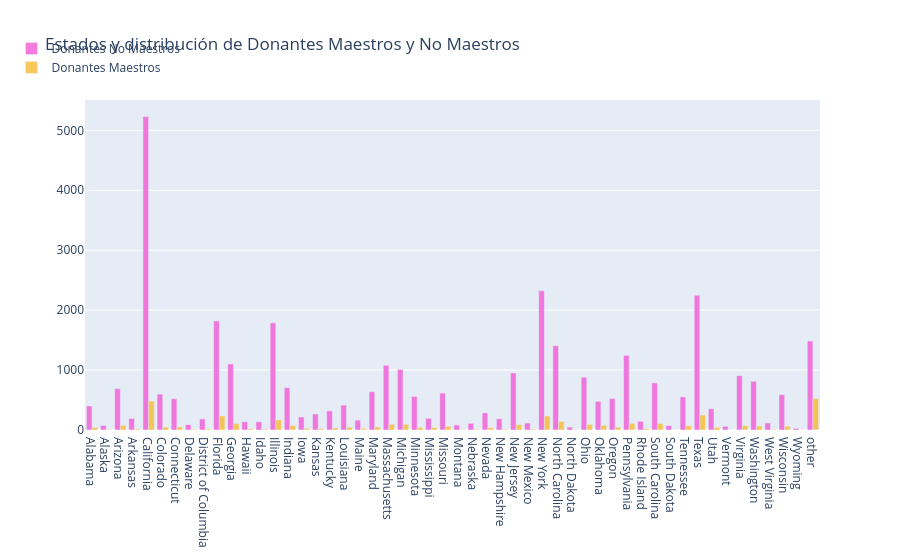

The code cell stored with this chart in its notebook:
### Markdown cell above
> Aunque el mayor número de donantes proviene del estado de California, ubicado en la costa oeste, la región de la costa este de EE. UU. tiene una alta densidad de donantes en comparación con el oeste. Un número significativo de donantes también se encuentra en Hawái y Alaska.

## <a id="2.6">2.6 Número de donantes docentes y no docentes de cada estado</a>

### Code cell
# ¿Qué estado tiene el máximo de donantes maestros?
tempdf = donors_df.groupby(['Donor State', 'Donor Is Teacher']).agg({'Donor Is Teacher' : 'count' }).rename(columns={'Donor Is Teacher' : 'Teacher Donor Counts'}).reset_index()

no_df = tempdf[tempdf['Donor Is Teacher']=='No']
no_x = no_df['Donor State']
no_y = no_df['Teacher Donor Counts']
yes_df = tempdf[tempdf['Donor Is Teacher']=='Yes']
yes_x = yes_df['Donor State']
yes_y = yes_df['Teacher Donor Counts']

trace1 = go.Bar(
    x=no_x,
    y=no_y,
    name='Donantes No Maestros',
    marker=dict(color='#f259d6'),
    opacity=0.8
)
trace2 = go.Bar(
    x=yes_x,
    y=yes_y,
    name='Donantes Maestros',
    marker=dict(color='#f7bb31'),
    opacity=0.8
)

data = [trace1, trace2]
layout = go.Layout(
    barmode='group',
    legend=dict(dict(x=-.1, y=1.2)),
    margin=dict(b=120),
    title = 'Estados y distribución de Donantes Maestros y No Maestros',
)

fig = go.Figure(data=data, layout=layout)
iplot(fig, filename='grouped-bar')

### Figure 1 — Plotly figure (JSON) as saved in the notebook; plotly's stock layout.template omitted (floating-point values rounded to 4 significant figures)
{"data": [{"marker": {"color": "#f259d6"}, "name": "Donantes No Maestros", "opacity": 0.8, "type": "bar", "x": ["Alabama", "Alaska", "Arizona", "Arkansas", "California", "Colorado", "Connecticut", "Delaware", "District of Columbia", "Florida", "Georgia", "Hawaii", "Idaho", "Illinois", "Indiana", "Iowa", "Kansas", "Kentucky", "Louisiana", "Maine", "Maryland", "Massachusetts", "Michigan", "Minnesota", "Mississippi", "Missouri", "Montana", "Nebraska", "Nevada", "New Hampshire", "New Jersey", "New Mexico", "New York", "North Carolina", "North Dakota", "Ohio", "Oklahoma", "Oregon", "Pennsylvania", "Rhode Island", "South Carolina", "South Dakota", "Tennessee", "Texas", "Utah", "Vermont", "Virginia", "Washington", "West Virginia", "Wisconsin", "Wyoming", "other"], "y": [401, 76, 689, 192, 5231, 599, 521, 88, 185, 1820, 1102, 138, 137, 1788, 706, 217, 268, 319, 415, 164, 639, 1081, 1010, 559, 195, 616, 83, 111, 286, 188, 952, 116, 2323, 1407, 48, 880, 477, 524, 1246, 145, 786, 75, 552, 2249, 353, 61, 907, 813, 118, 590, 27, 1485]}, {"marker": {"color": "#f7bb31"}, "name": "Donantes Maestros", "opacity": 0.8, "type": "bar", "x": ["Alabama", "Alaska", "Arizona", "Arkansas", "California", "Colorado", "Connecticut", "Delaware", "District of Columbia", "Florida", "Georgia", "Hawaii", "Idaho", "Illinois", "Indiana", "Iowa", "Kansas", "Kentucky", "Louisiana", "Maine", "Maryland", "Massachusetts", "Michigan", "Minnesota", "Mississippi", "Missouri", "Montana", "Nebraska", "Nevada", "New Hampshire", "New Jersey", "New Mexico", "New York", "North Carolina", "North Dakota", "Ohio", "Oklahoma", "Oregon", "Pennsylvania", "Rhode Island", "South Carolina", "South Dakota", "Tennessee", "Texas", "Utah", "Vermont", "Virginia", "Washington", "West Virginia", "Wisconsin", "Wyoming", "other"], "y": [42, 9, 78, 18, 482, 48, 50, 12, 18, 236, 106, 20, 15, 168, 73, 28, 22, 35, 47, 28, 51, 96, 95, 45, 41, 60, 7, 12, 39, 12, 88, 13, 234, 143, 4, 92, 78, 47, 111, 20, 106, 5, 71, 250, 44, 2, 72, 66, 11, 63, 3, 526]}], "layout": {"barmode": "group", "legend": {"x": -0.1, "y": 1.2}, "margin": {"b": 120}, "title": {"text": "Estados y distribución de Donantes Maestros y No Maestros"}}}
